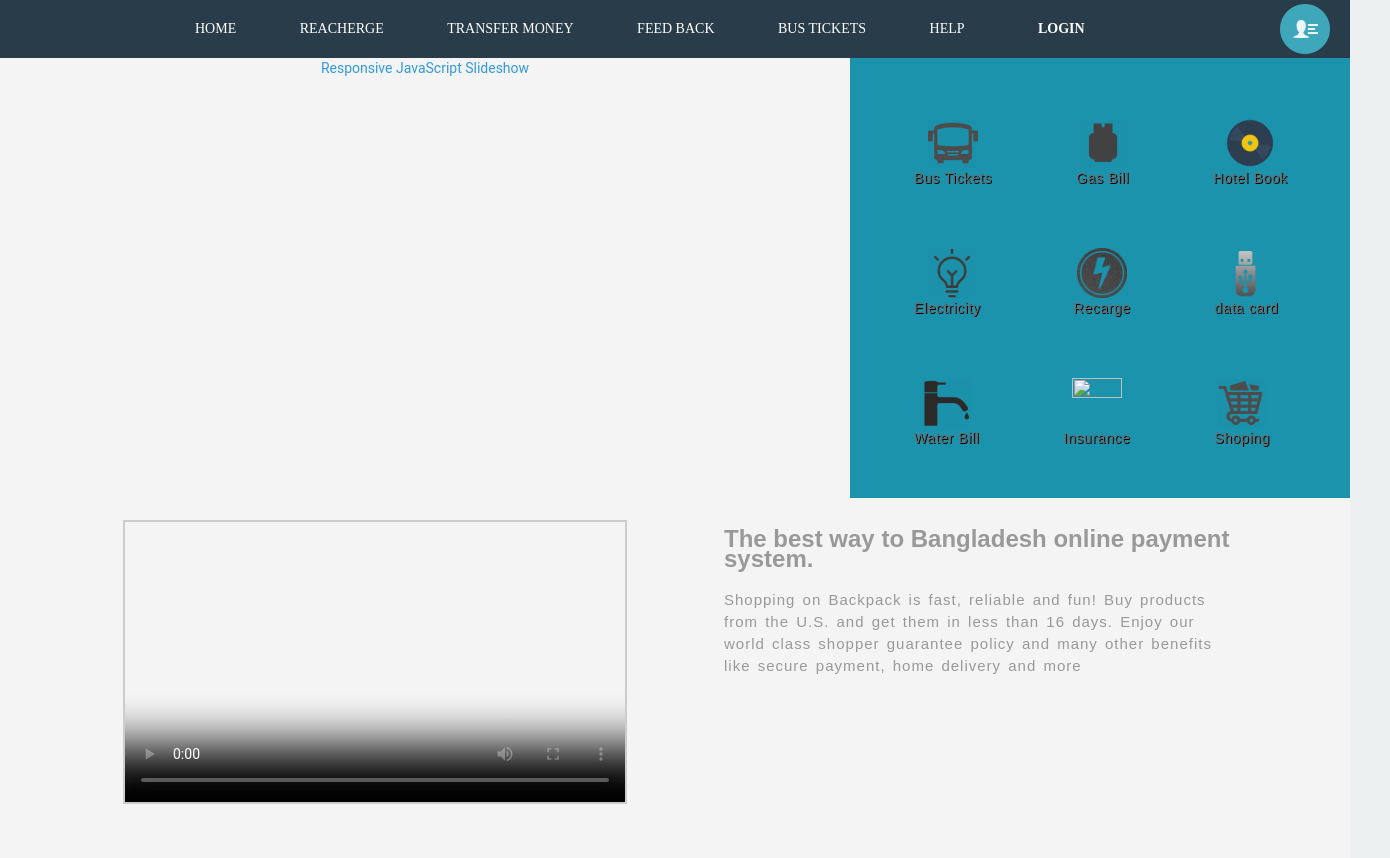
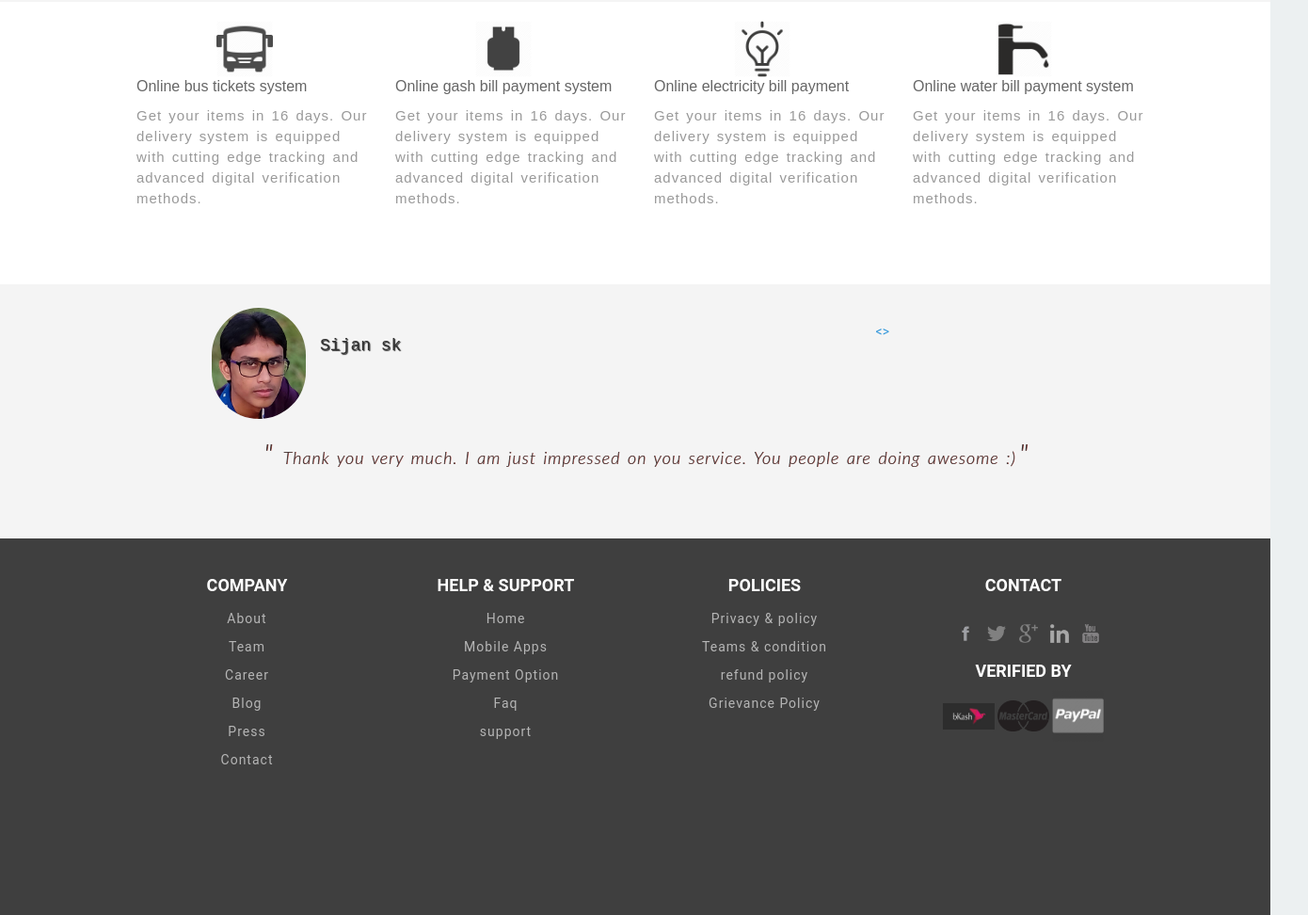
Page /2minutepay/user/user_home.php on the committed database (2 pictures, top to bottom).
### tables this page shows
CREATE TABLE `comment_info` (
  `session_id` varchar(50) default NULL,
  `email` varchar(30) default NULL,
  `name` varchar(30) default NULL,
  `comment` varchar(1000) default NULL
);

### 2minutepay/user/user_home.php (the view, shortened to what this page needs)
<?php
   $email=$_SESSION['email'];
?>
<!doctype html>
<html>
<head>
<link href="assets/bootstrap.min.css" rel="stylesheet">
<link rel="stylesheet" type="text/css" href="../css/user_home.css">
</head>
<body>
<div class="wrapper">
<div class="banner">
			<div class="menu">
			   <ul>
			        <li><a href="user_home.php" style="text-align:center; margin-left:140px;">Home</a></li>
			   		<li><a href="home.php?p=recharge_plan">REACHERGE</a></li>
					<li><a href="#">TRANSFER MONEY</a></li>
					<li><a data-toggle="modal" href="#form-content">FEED BACK</a></li>
					<li><a href="home.php?p=bus">BUS TICKETS</a></li>
					<li><a href="#">HELP</a></li>
					<li><a href="user_login.php">
        <?php
           if($_SESSION['email_info']!==true)
           {
         ?>
              <li><a href="user_login.php" style="margin-left:-50px; font-weight:bold;">LOGIN</li></a>
          <?php
            }
            else
            {
           ?>
           <li><a href="user_login.php" style="margin-left:-50px; font-weight:bold;">LOGOUT</a></li>
           <?php
            }
           ?>
          </a></li>
			   </ul>
			</div>
<div class="menu-icon">
  <?php
           if($_SESSION['email_info']!==true)
           {
         ?>
         <img src="../images/menu.png">
         <?php
           }
           else
           {
         ?>
  <img src="../images/user_img/<?php print $email;?>.jpg" height="40px" width="40px;" style="border-radius:100px;">
      <?php
         }
      ?>
</div>
             <div class="slider">
    <div id="amazingslider-wrapper-1" style="display:block;position:relative;max-width:850px;margin:0px auto 0px;">
        <div id="amazingslider-1" style="display:block;position:relative;margin:0 auto;">
        <div class="amazingslider-engine"><a href="http://amazingslider.com" title="Responsive JavaScript Slideshow">Responsive JavaScript Slideshow</a></div>
        </div>
    </div>
			</div>
			<div class="icon">
			   <li><a href="home.php?p=bus"><img src="../images/bus2.png" height="50px;" width="50px;"><br>Bus Tickets</a></li>
			   <li><a href="home.php?p=gas_info"><img src="../images/gas2.png" height="50px;" width="50px;"><br>Gas Bill</a></li>
			   <li><a href="#"><img src="../images/icon/2015-10-22_214720.png" height="50px;" width="50px;"><br>Hotel Book</a></li>
			   <li><a href="home.php?p=electric_bill"><img src="../images/hint-info.png" height="50px;" width="50px;"><br>Electricity&nbsp;&nbsp;</a></li>
			   <li><a href="home.php?p=recharge_plan"><img src="../images/recharge.png" height="50px;" width="50px;"><br>Recarge</a></li>
			   <li><a href="home.php?p=operator_name_select"><img src="../images/usb_png9058.png" height="50px;" width="50px;"><br>data card</a></li>
			   <li><a href="home.php?p=water_info"><img src="../images/water.png" height="50px;" width="50px;"><br>Water Bill</a></li>
			   <li><a href="home.php?p=insurance"><img src="../images/insurance.jpg" height="50px;" width="50px;"><br>Insurance</a></li>
			   <li><a href="home.php?p=shop_now"><img src="../images/shop.png" height="50px;" width="50px;"><br>Shoping</a></li>
			</div>
		</div>
		   <div class="head">
		      <div class="text1">
			     <div  class="video">
<video controls preload="auto" width="500px" height="280px" style="border:2px solid #ccc;"  poster="ing-world-q12016.jpg">
<source src="Video 2016 10 17 101404.mp4" type="video/mp4">
</video>
			  </div>
			  <div class="text2">
			     <a>The best way to Bangladesh online payment system.</a>
				 <p>Shopping on Backpack is fast, reliable and fun! Buy products from the U.S. and get them in less than 16 days. Enjoy our world class shopper guarantee policy and many other benefits like secure payment, home delivery and more</p>
			  </div>
		   </div>
		  </div>
		   <div class="icon_dt">
		     <div class="icon1">
			 	<img src="../images/bus2.png" height="60px;" width="60px;" style="margin-top:20px;"><br>
				<a>Online bus tickets system</a>
				<span class="text_style">Get your items in 16 days. Our delivery system is equipped with cutting edge tracking and advanced digital verification methods.</span>
			 </div>
			 <div class="icon2">
			    <img src="../images/gas2.png" height="60px;" width="60px;" style="margin-top:20px;"><br>
				<a>Online gash bill payment system</a>
				<span class="text_style">Get your items in 16 days. Our delivery system is equipped with cutting edge tracking and advanced digital verification methods.</span>
			 </div>
			 <div class="icon3">
			    <img src="../images/hint-info.png" height="60px;" width="60px;" style="margin-top:20px;"><br>
				<a>Online electricity bill payment</a>
				<span class="text_style">Get your items in 16 days. Our delivery system is equipped with cutting edge tracking and advanced digital verification methods.</span>
			 </div>
			 <div class="icon4">
			    <img src="../images/water.png" height="60px;" width="60px;" style="margin-top:20px;"><br>
				<a>Online water bill payment system</a>
				<span class="text_style">Get your items in 16 days. Our delivery system is equipped with cutting edge tracking and advanced digital verification methods.</span>
			 </div>
		   </div>
		     <div class="comment">
			     <div id="carousel">
  <div class="btn-bar">
    <div id="buttons"><a id="prev" href="#"><</a><a id="next" href="#">></a> </div>
  </div>
  <div id="slides">
    <ul>
      <?php
           $select_comment=mysql_query("SELECT * FROM comment_info");
             while($fetch_c=mysql_fetch_array($select_comment))
             {
      ?>
      <li class="slide">
	   <img src="../images/user_img/<?php print $fetch_c[1]; ?>.jpg" height="100px" width="100px" style="border-radius:100px; float:left;">
	    <a style="color:#333333; font-family:monospace; margin-left:15px; margin-top:30px; text-shadow:1px 1px 1px #333; font-size:18px; float:left;"><?php print $fetch_c[2]; ?></a>
        <div class="quoteContainer">
          <p class="quote-phrase"><span class="quote-marks">"</span> <?php print $fetch_c[3]; ?><span class="quote-marks">"</span> </p>
        </div>
      </li>
      <?php
         }
      ?>
    </ul>
  </div>
</div>
			 </div>
		 <div class="footer">
		    <div class="foot1">
			   <span class="com">COMPANY</span>
				     <li><a href="#">About</a></li>
					 <li><a href="#">Team</a></li>
					 <li><a href="#">Career</a></li>
					 <li><a href="#">Blog</a></li>
					 <li><a href="#">Press</a></li>
					 <li><a href="#">Contact</a></li>
			</div>
			<div class="foot2">
				<span class="com">HELP & SUPPORT</span>
				     <li><a href="#">Home</a></li>
					 <li><a href="#">Mobile Apps</a></li>
					 <li><a href="#">Payment Option</a></li>
					 <li><a href="#">Faq</a></li>
					 <li><a href="#">support</a></li>
			</div>
			<div class="foot3">
				<span class="com">POLICIES</span>
				     <li><a href="#">Privacy & policy</a></li>
					 <li><a href="#">Teams & condition</a></li>
					 <li><a href="#">refund policy</a></li>
					 <li><a href="#"> Grievance Policy</a></li>
			</div>
		   <div class="foot4">
				<span class="com">CONTACT</span><br>
		         <a href="#"><img src="../images/facebook_icon_gray_png_tn.png_tn.png" height="20px" width="20px" style="margin-left:10px;"></a>
			     <a href="#"><img src="../images/download.png" height="20px" width="20px" style="margin-left:10px;"></a>
			     <a href="#"><img src="../images/google-plus-512.png" height="20px" width="20px" style="margin-left:10px;"></a>
			     <a href="#"><img src="../images/LINKEDIN-128.png" height="20px" width="20px" style="margin-left:10px;"></a>
			     <a href="#"><img src="../images/youtube-512.gif" height="20px" width="20px" style="margin-left:10px;"></a>
			     <span class="com1">VERIFIED BY</span>
				 <a href="#"><img src="../images/BKASH-e1408948509413.jpg" height="30px" width="55px"></a>
				 <a href="#"><img src="../images/icon_mastercard.png" height="30px" width="55px"></a>
				 <a href="#"><img src="../images/paypal_payment_methods_copy-512.png" height="30px" width="55px"></a>
				 </div>
		 </div>
 </div>
</body>
</html>

### rows in the picture
comment_info: email (picture), name "Sijan sk", comment "Thank you very much. I am just impressed on you service. You people are doing awesome :)"
